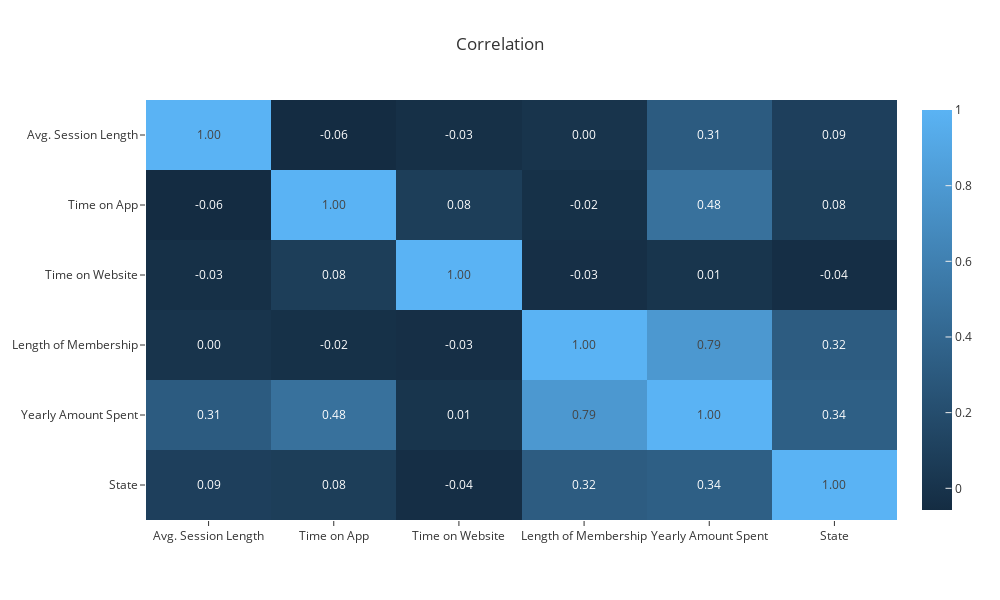

Here is the notebook cell this chart was saved with:
### Code cell
f = px.imshow(corr,text_auto='0.2f',title="Correlation",aspect='auto',template='ggplot2')
f.update_layout(width=1000, height=600)
f.show()

### Figure 1 — Plotly figure (JSON) as saved in the notebook; plotly's stock layout.template omitted (floating-point values rounded to 4 significant figures)
{"data": [{"coloraxis": "coloraxis", "hovertemplate": "x: %{x}<br>y: %{y}<br>color: %{z}<extra></extra>", "name": "0", "texttemplate": "%{z:0.2f}", "type": "heatmap", "x": ["Avg. Session Length", "Time on App", "Time on Website", "Length of Membership", "Yearly Amount Spent", "State"], "xaxis": "x", "y": ["Avg. Session Length", "Time on App", "Time on Website", "Length of Membership", "Yearly Amount Spent", "State"], "yaxis": "y", "z": [[1, -0.05737, -0.02943, 0.002717, 0.3123, 0.09447], [-0.05737, 1, 0.08129, -0.02107, 0.4792, 0.08168], [-0.02943, 0.08129, 1, -0.03455, 0.00992, -0.03912], [0.002717, -0.02107, -0.03455, 1, 0.7879, 0.3189], [0.3123, 0.4792, 0.00992, 0.7879, 1, 0.3401], [0.09447, 0.08168, -0.03912, 0.3189, 0.3401, 1]]}], "layout": {"coloraxis": {"colorscale": [[0, "rgb(20,44,66)"], [1, "rgb(90,179,244)"]]}, "height": 600, "title": {"text": "Correlation"}, "width": 1000, "xaxis": {"anchor": "y", "autorange": true, "domain": [0, 1], "range": [-0.5, 5.5], "type": "category"}, "yaxis": {"anchor": "x", "autorange": true, "domain": [0, 1], "range": [5.5, -0.5], "type": "category"}}}
